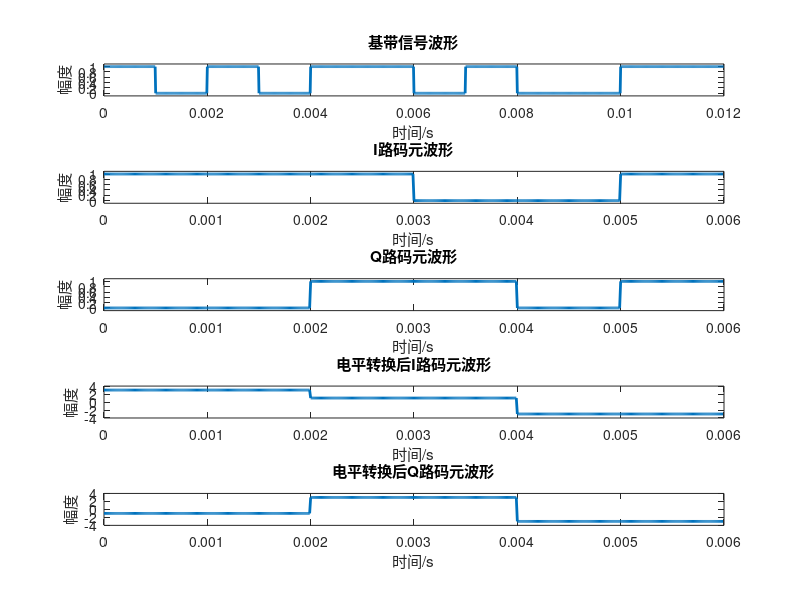
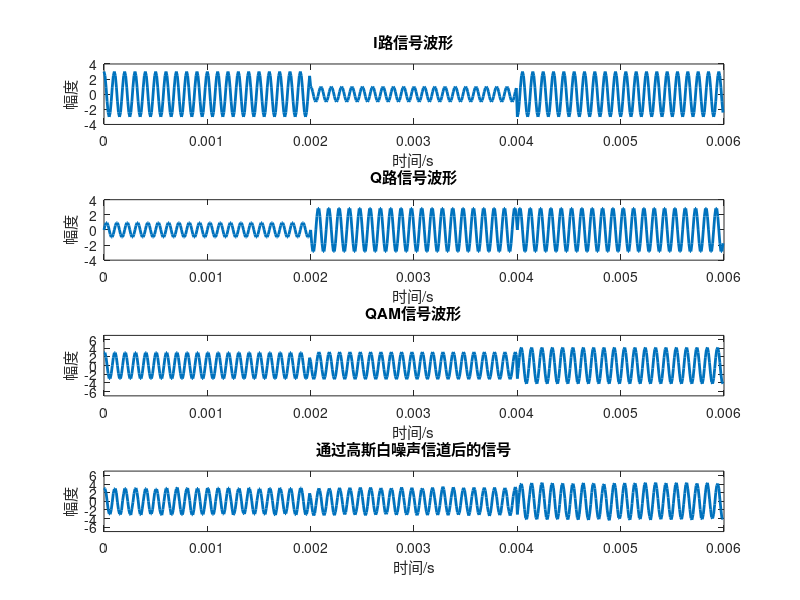
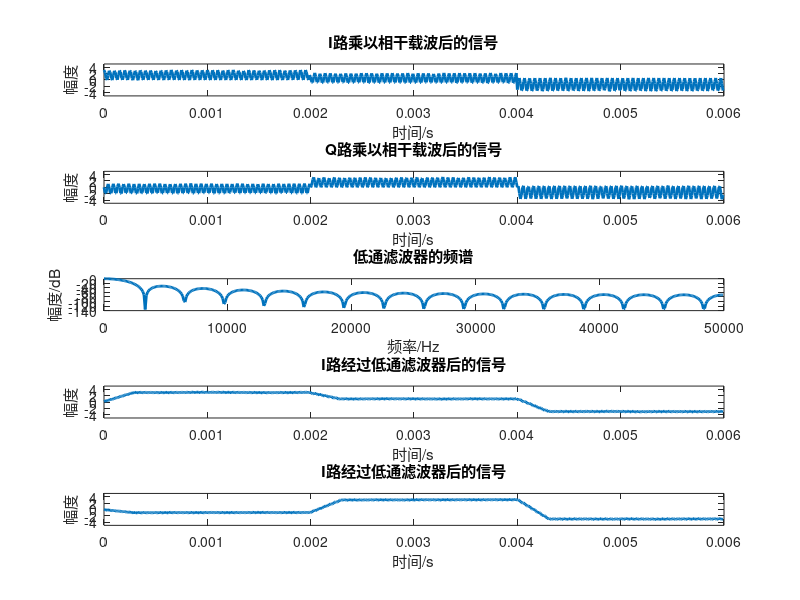

The MATLAB source for these figures, in order: (Note: this script raises an error after producing the figures.)
clear all;                  % 清除所有变量
close all;                  % 关闭所有窗口
clc;                        % 清屏
%% 基本参数
M=12;                       % 产生码元数    
L=100;                      % 每码元复制L次,每个码元采样次数
Ts=0.001;                   % 每个码元的宽度,即码元的持续时间
Rb=1/Ts;                    % 码元速率1K
dt=Ts/L;                    % 采样间隔
TotalT=M*Ts;                % 总时间1
t=0:dt:TotalT-dt;           % 时间1
TotalT2=(M/2)*Ts;           % 总时间2
t2=0:dt:TotalT2-dt;         % 时间2
Fs=1/dt;                    % 采样间隔的倒数即采样频率

%% 产生单极性波形
wave=[1,0,1,0,1,1,0,1,0,0,1,1];      % 产生二进制随机码,M为码元个数
fz=ones(1,L);               % 定义复制的次数L,L为每码元的采样点数
fz2=ones(1,2*L);            % 定义复制的次数2L
x1=wave(fz,:);              % 将原来wave的第一行复制L次，称为L*M的矩阵
jidai=reshape(x1,1,L*M);    % 产生单极性不归零矩形脉冲波形，将刚得到的L*M矩阵，按列重新排列形成1*(L*M)的矩阵

%% 产生I、Q路码元
a=wave(1:2:end);            % I路码元是原始码元奇数位置的码元
b=wave(2:2:end);            % Q路码元是原始码元偶数位置的码元
% 码元电平转换，要将两两码元转换成四种电平，00转换成-1,01转换成-3,10转换成1,11转换成3
for i=1:length(a)/2
    if a(2*(i-1)+1:2*i)==[0 1]
        I(i)=-3;
    elseif a(2*(i-1)+1:2*i)==[0 0]
        I(i)=-1;
    elseif a(2*(i-1)+1:2*i)==[1 0]
        I(i)=1;
    elseif a(2*(i-1)+1:2*i)==[1 1]
        I(i)=3;
    end
        if b(2*(i-1)+1:2*i)==[0 1]
        Q(i)=-3;
    elseif b(2*(i-1)+1:2*i)==[0 0]
        Q(i)=-1;
    elseif b(2*(i-1)+1:2*i)==[1 0]
        Q(i)=1;
    elseif b(2*(i-1)+1:2*i)==[1 1]
        Q(i)=3;
    end
end
x2=a(fz,:);                    % 将原来a的第一行复制L次，称为L*(M/2)的矩阵
a_mayuan=reshape(x2,1,L*(M/2));% 产生单极性不归零矩形脉冲波形，将刚得到的L*(M/2)矩阵，按列重新排列形成1*(L*(M/2))的矩阵
x3=b(fz,:);                    % 将原来b的第一行复制L次，称为L*(M/2)的矩阵
b_mayuan=reshape(x3,1,L*(M/2));% 产生单极性不归零矩形脉冲波形，将刚得到的L*(M/2)矩阵，按列重新排列形成1*(L*(M/2))的矩阵
x4=I(fz2,:);                   % 将原来I的第一行复制2L次，称为2L*(M/4)的矩阵
I_mayuan=reshape(x4,1,(2*L)*(M/4));% 产生单极性不归零矩形脉冲波形，将刚得到的(2*L)*(M/4)矩阵，按列重新排列形成1*((2*L)*(M/4))的矩阵
x5=Q(fz2,:);                   % 将原来Q的第一行复制2L次，称为2L*(M/4)的矩阵
Q_mayuan=reshape(x5,1,(2*L)*(M/4));% 产生单极性不归零矩形脉冲波形，将刚得到的(2*L)*(M/4)矩阵，按列重新排列形成1*((2*L)*(M/4))的矩阵

%% 码元波形绘制
figure(1);                  % 绘制第1幅图
subplot(511);               % 窗口分割成5*1的，当前是第1个子图 
plot(t,jidai,'LineWidth',2);% 绘制基带码元波形，线宽为2
title('基带信号波形');      % 标题
xlabel('时间/s');           % x轴标签
ylabel('幅度');             % y轴标签
axis([0,TotalT,-0.1,1.1])   % 坐标范围限制

subplot(512);               % 窗口分割成5*1的，当前是第2个子图 
plot(t2,a_mayuan,'LineWidth',2);% I路码元波形，线宽为2
title('I路码元波形');       % 标题
xlabel('时间/s');           % x轴标签
ylabel('幅度');             % y轴标签
axis([0,TotalT2,-0.1,1.1])  % 坐标范围限制

subplot(513);               % 窗口分割成5*1的，当前是第3个子图 
plot(t2,b_mayuan,'LineWidth',2);% 绘制Q路码元波形，线宽为2
title('Q路码元波形');       % 标题
xlabel('时间/s');           % x轴标签
ylabel('幅度');             % y轴标签
axis([0,TotalT2,-0.1,1.1])  % 坐标范围限制

subplot(514);               % 窗口分割成5*1的，当前是第4个子图 
plot(t2,I_mayuan,'LineWidth',2);% 绘制转换后I路电平波形，线宽为2
title('电平转换后I路码元波形');% 标题
xlabel('时间/s');           % x轴标签
ylabel('幅度');             % y轴标签
axis([0,TotalT2,-4,4])      % 坐标范围限制

subplot(515);               % 窗口分割成5*1的，当前是第5个子图 
plot(t2,Q_mayuan,'LineWidth',2);% 绘制转换后Q路电平波形，线宽为2
title('电平转换后Q路码元波形');% 标题
xlabel('时间/s');           % x轴标签
ylabel('幅度');             % y轴标签
axis([0,TotalT2,-4,4])      % 坐标范围限制

%% QAM调制
fc=10000;                   % 载波频率2kHz       
zb1=cos(2*pi*fc*t2);        % 载波1
zb2=-sin(2*pi*fc*t2);       % 载波2
I_lu=I_mayuan.*zb1;         % I路波形 
Q_lu=Q_mayuan.*zb2;         % Q路波形 
qam=I_lu+Q_lu;              % QAM调制
figure(2);                  % 绘制第2幅图
subplot(411)                % 窗口分割成4*1的，当前是第1个子图 
plot(t2,I_lu,'LineWidth',2);% 绘制I路的波形 
title('I路信号波形')        % 标题
axis([0,TotalT2,-4,4]);     % 坐标范围限制
xlabel('时间/s');           % x轴标签
ylabel('幅度');             % y轴标签

subplot(412)                % 窗口分割成4*1的，当前是第2个子图 
plot(t2,Q_lu,'LineWidth',2);% 绘制Q路的波形 
title('Q路信号波形')        % 标题
axis([0,TotalT2,-4,4]);     % 坐标范围限制
xlabel('时间/s');           % x轴标签
ylabel('幅度');             % y轴标签

subplot(413)                % 窗口分割成4*1的，当前是第3个子图 
plot(t2,qam,'LineWidth',2); % 绘制QAM的波形 
title('QAM信号波形')        % 标题
axis([0,TotalT2,-7,7]);     % 坐标范围限制
xlabel('时间/s');           % x轴标签
ylabel('幅度');             % y轴标签
%% 信号经过高斯白噪声信道
tz=awgn(qam,20);            % 信号qam中加入白噪声，信噪比为SNR=20dB
subplot(414);               % 窗口分割成4*1的，当前是第4个子图 
plot(t2,tz,'LineWidth',2);  % 绘制QAM信号加入白噪声的波形
axis([0,TotalT2,-7,7]);     % 坐标范围设置
title('通过高斯白噪声信道后的信号');% 标题
xlabel('时间/s');           % x轴标签
ylabel('幅度');             % y轴标签

%% 解调部分
jt1=tz.*zb1;                % 相干解调，I路乘以相干载波
jt2=tz.*zb2;                % 相干解调，Q路乘以相干载波
figure(3);
subplot(511)                % 窗口分割成5*1的，当前是第1个子图 
plot(t2,jt1,'LineWidth',2)  % 绘制I路乘以相干载波后的信号
axis([0,TotalT2,-5,5]);     % 设置坐标范围
title("I路乘以相干载波后的信号")% 标题
xlabel('时间/s');           % x轴标签
ylabel('幅度');             % y轴标签

subplot(512)                % 窗口分割成5*1的，当前是第2个子图 
plot(t2,jt2,'LineWidth',2)  % 绘制Q路乘以相干载波后的信号
axis([0,TotalT2,-5,5]);     % 设置坐标范围
title("Q路乘以相干载波后的信号")% 标题
xlabel('时间/s');           % x轴标签
ylabel('幅度');             % y轴标签

%% 加噪信号经过滤波器
% 低通滤波器设计
fp=2*Rb;                    % 低通滤波器截止频率，乘以2是因为下面要将模拟频率转换成数字频率wp=Rb/(Fs/2)
b=fir1(30, fp/Fs, boxcar(31));% 生成fir滤波器系统函数中分子多项式的系数
% fir1函数三个参数分别是阶数，数字截止频率，滤波器类型
% 这里是生成了30阶(31个抽头系数)的矩形窗滤波器
[h,w]=freqz(b, 1,512);      % 生成fir滤波器的频率响应
% freqz函数的三个参数分别是滤波器系统函数的分子多项式的系数，分母多项式的系数(fir滤波器分母系数为1)和采样点数(默认)512
lvbo1=2*fftfilt(b,jt1);     % 对信号进行滤波，jt1是等待滤波的信号，b是fir滤波器的系统函数的分子多项式系数
lvbo2=2*fftfilt(b,jt2);     % 对信号进行滤波，jt2是等待滤波的信号，b是fir滤波器的系统函数的分子多项式系数

subplot(513);               % 窗口分割成5*1的，当前是第3个子图 
plot(w/pi*Fs/2,20*log(abs(h)),'LineWidth',2); % 绘制滤波器的幅频响应
title('低通滤波器的频谱');  % 标题
xlabel('频率/Hz');          % x轴标签
ylabel('幅度/dB');          % y轴标签

subplot(514)                % 窗口分割成5*1的，当前是第4个子图 
plot(t2,lvbo1,'LineWidth',2);% 绘制I路经过低通滤波器后的信号
axis([0,TotalT2,-5,5]);     % 设置坐标范围
title("I路经过低通滤波器后的信号");% 标题
xlabel('时间/s');           % x轴标签
ylabel('幅度');             % y轴标签

subplot(515)                % 窗口分割成5*1的，当前是第5个子图 
plot(t2,lvbo2,'LineWidth',2);% 绘制Q路经过低通滤波器后的信号
axis([0,TotalT2,-5,5]);     % 设置坐标范围
title("I路经过低通滤波器后的信号");% 标题
xlabel('时间/s');           % x轴标签
ylabel('幅度');             % y轴标签

%% 抽样判决
% 滤波后的波形进行判决，大于2的判决为3,0-2之间的判决为1，-2-0之间判决为-1，小于-2的判决为-3
for j=1:length(lvbo1)
   if lvbo1(j)>=2
       I_panjue(j)=3;
   elseif (lvbo1(j)>0 && lvbo1(j)<2)
       I_panjue(j)=1;
   elseif (lvbo1(j)>=-2 && lvbo1(j)<0)
       I_panjue(j)=-1;
   elseif lvbo1(j)<-2 
       I_panjue(j)=-3;
   end
end

for k=1:length(lvbo2)
   if lvbo2(k)>=2
       Q_panjue(k)=3;
   elseif (lvbo2(k)>0 && lvbo2(k)<2)
       Q_panjue(k)=1;
   elseif (lvbo2(k)>=-2 && lvbo2(k)<0)
       Q_panjue(k)=-1;
   elseif lvbo2(k)<-2 
       Q_panjue(k)=-3;
   end
end
figure(4);
subplot(611)                % 窗口分割成6*1的，当前是第1个子图 
plot(t2,I_panjue,'LineWidth',2);% 绘制经过判决的I路信号
axis([0,TotalT2,-5,5]);     % 设置坐标范围
title("I路经过判决后的信号");% 标题
xlabel('时间/s');           % x轴标签
ylabel('幅度');             % y轴标签

subplot(612)                % 窗口分割成6*1的，当前是第2个子图 
plot(t2,Q_panjue,'LineWidth',2);% 绘制经过判决的Q路信号
axis([0,TotalT2,-5,5]);     % 设置坐标范围
title("Q路经过判决后的信号");% 标题
xlabel('时间/s');           % x轴标签
ylabel('幅度');             % y轴标签

%% 判决之后再处理，取码元中间时刻判决
I_zong=[];
Q_zong=[];
for m=L:2*L:((2*L)*(M/4))
   if I_panjue(m)>=2
       I_zong=[I_zong,3];
   elseif (I_panjue(m)>0 && I_panjue(m)<2)
       I_zong=[I_zong,1];
   elseif (I_panjue(m)>=-2 && I_panjue(m)<0)
       I_zong=[I_zong,-1];
   elseif I_panjue(m)<-2 
       I_zong=[I_zong,-3];
   end
end

for n=L:2*L:((2*L)*(M/4))
   if Q_panjue(n)>=2
       Q_zong=[Q_zong,3];
   elseif (Q_panjue(n)>0 && Q_panjue(n)<2)
       Q_zong=[Q_zong,1];
   elseif (Q_panjue(n)>=-2 && Q_panjue(n)<0)
       Q_zong=[Q_zong,-1];
   elseif Q_panjue(n)<-2 
       Q_zong=[Q_zong,-3];
   end
end

x6=I_zong(fz2,:);                   % 将原来I_zong的第一行复制2L次，称为2L*(M/4)的矩阵
I_wave=reshape(x6,1,(2*L)*(M/4));% 产生单极性不归零矩形脉冲波形，将刚得到的(2*L)*(M/4)矩阵，按列重新排列形成1*((2*L)*(M/4))的矩阵
x7=Q_zong(fz2,:);                   % 将原来Q_zong的第一行复制2L次，称为2L*(M/4)的矩阵
Q_wave=reshape(x7,1,(2*L)*(M/4));% 产生单极性不归零矩形脉冲波形，将刚得到的(2*L)*(M/4)矩阵，按列重新排列形成1*((2*L)*(M/4))的矩阵

subplot(613)                % 窗口分割成6*1的，当前是第3个子图 
plot(t2,I_wave,'LineWidth',2);% 绘制经过中间时刻判决的I路波形
axis([0,TotalT2,-5,5]);     % 设置坐标范围
title("I路经过中间时刻判决后的信号");% 标题
xlabel('时间/s');           % x轴标签
ylabel('幅度');             % y轴标签

subplot(614)                % 窗口分割成6*1的，当前是第4个子图 
plot(t2,Q_wave,'LineWidth',2);% 绘制经过中间时刻判决的Q路波形
axis([0,TotalT2,-5,5]);     % 设置坐标范围
title("Q路经过中间时刻判决后的信号");% 标题
xlabel('时间/s');           % x轴标签
ylabel('幅度');             % y轴标签

%% I、Q两路恢复
% 电平转换成码元，-3转换成01，-1转换成00,1转换成10,3转换成11
I_yuan=[];
Q_yuan=[];
for i=1:length(I_zong)
    if I_zong(i)==3
        I_yuan=[I_yuan,1 1];
    elseif I_zong(i)==1
        I_yuan=[I_yuan,1 0];
    elseif I_zong(i)==-1
        I_yuan=[I_yuan,0 0];
    elseif I_zong(i)==-3
        I_yuan=[I_yuan,0 1];
    end
end

for i=1:length(Q_zong)
    if Q_zong(i)==3
        Q_yuan=[Q_yuan,1 1];
    elseif Q_zong(i)==1
        Q_yuan=[Q_yuan,1 0];
    elseif Q_zong(i)==-1
        Q_yuan=[Q_yuan,0 0];
    elseif Q_zong(i)==-3
        Q_yuan=[Q_yuan,0 1];
    end
end

code = [];
% 将I路码元为最终输出的奇数位置码元，将Q路码元为最终输出的偶数位置码元
for n=1:M
    if mod(n, 2)~=0
        code = [code, I_yuan((n+1)/2)];
    else
        code = [code, Q_yuan(n/2)];
    end
end

x8=wave(fz,:);              % 将原来wave的第一行复制L次，称为L*M的矩阵
dout=reshape(x8,1,L*M);     % 产生单极性不归零矩形脉冲波形，将刚得到的L*M矩阵，按列重新排列形成1*(L*M)的矩阵

subplot(615)                % 窗口分割成6*1的，当前是第5个子图 
plot(t,dout,'LineWidth',2); % 绘制恢复后的基带码元
axis([0,TotalT,-0.1,1.1]);  % 设置坐标范围
title("恢复后的基带码元");  % 标题
xlabel('时间/s');           % x轴标签
ylabel('幅度');             % y轴标签

subplot(616)                % 窗口分割成6*1的，当前是第6个子图 
plot(t,jidai,'LineWidth',2);% 绘制原始基带码元
axis([0,TotalT,-0.1,1.1]);  % 设置坐标范围
title("原始基带码元");      % 标题
xlabel('时间/s');           % x轴标签
ylabel('幅度');             % y轴标签

%% 绘制频谱
%% 信源频谱
T=t(end);                   % 时间
df=1/T;                     % 频谱分辨率
N=length(jidai);            % 采样长度
f=(-N/2:N/2-1)*df;          % 频率范围
mf=fftshift(abs(fft(jidai)));%对信源信号采用快速傅里叶变换并移到矩阵中心
figure(5);
subplot(211);               % 窗口分割成2*1的，当前是第1个子图 
plot(f,mf,'LineWidth',2);   % 绘制信源频谱波形
title("基带信号频谱");      % 标题
xlabel('频率/Hz');          % x轴标签
ylabel('幅度');             % y轴标签
axis([-20000,20000,-inf,inf]);% 坐标范围限制

%% QAM信号频谱
T2=t2(end);                 % 时间2
df2=1/T2;                   % 频谱分辨率2
N2=length(qam);             % 采样长度2
f2=(-N2/2:N2/2-1)*df2;      % 频率范围2
sf=fftshift(abs(fft(qam))); % 对QAM信号采用快速傅里叶变换并将0-fs频谱移动到-fs/2-fs/2

subplot(212)                % 窗口分割成2*1的，当前是第2个子图 
plot(f2,sf,'LineWidth',2)   % 绘制QAM调制信号频谱
title("QAM信号频谱")        % 标题
xlabel('频率/Hz');          % x轴标签
ylabel('幅度');             % y轴标签
axis([-20000,20000,-inf,inf]);% 坐标范围限制


%% 乘以相干载波后的频谱
mmf=fftshift(abs(fft(jt1))); % 对相干载波信号采用快速傅里叶变换并移到矩阵中心
figure(6)                   % 绘制第5幅图
subplot(211);               % 窗口分割成2*1的，当前是第1个子图 
plot(f2,mmf,'LineWidth',2)   % 画出I路乘以相干载波后的频谱
title("I路乘以相干载波后的频谱")
xlabel('频率/Hz');          % x轴标签
ylabel('幅度');             % y轴标签

mmf2=fftshift(abs(fft(jt2))); % 对相干载波信号采用快速傅里叶变换并移到矩阵中心
subplot(212);               % 窗口分割成2*1的，当前是第2个子图 
plot(f2,mmf2,'LineWidth',2)   % 画出Q路乘以相干载波后的频谱
title("Q路乘以相干载波后的频谱")
xlabel('频率/Hz');          % x轴标签
ylabel('幅度');             % y轴标签

%% 经过低通滤波后的频谱
dmf=fftshift(abs(fft(lvbo1)));%对低通滤波信号采用快速傅里叶变换并移到矩阵中心
figure(7);
subplot(211);               % 窗口分割成2*1的，当前是第1个子图 
plot(f2,dmf,'LineWidth',2)   % 画出I路经过低通滤波后的频谱
title("I路经过低通滤波后的频谱");
xlabel('频率/Hz');          % x轴标签
ylabel('幅度');             % y轴标签

dmf2=fftshift(abs(fft(lvbo2)));%对低通滤波信号采用快速傅里叶变换并移到矩阵中心
subplot(212);               % 窗口分割成2*1的，当前是第2个子图 
plot(f2,dmf2,'LineWidth',2)   % 画出Q路经过低通滤波后的频谱
title("Q路经过低通滤波后的频谱");
xlabel('频率/Hz');          % x轴标签
ylabel('幅度');             % y轴标签
